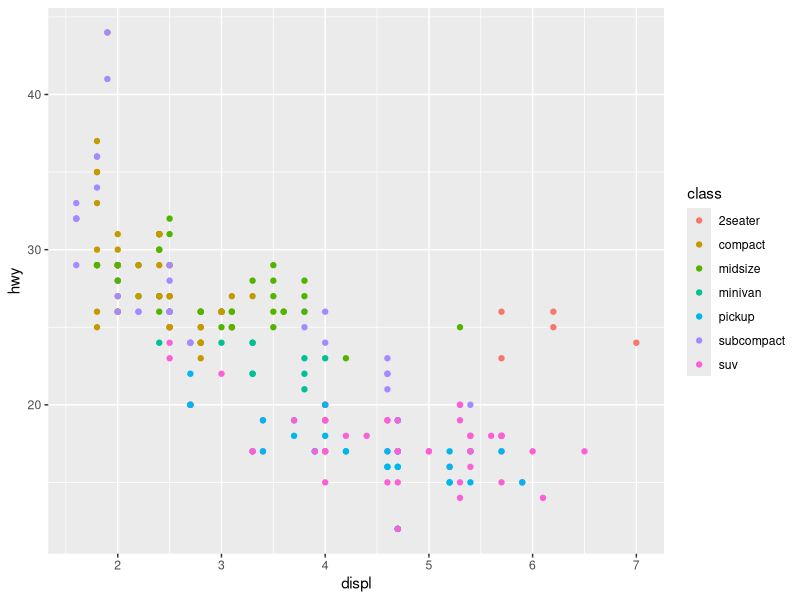
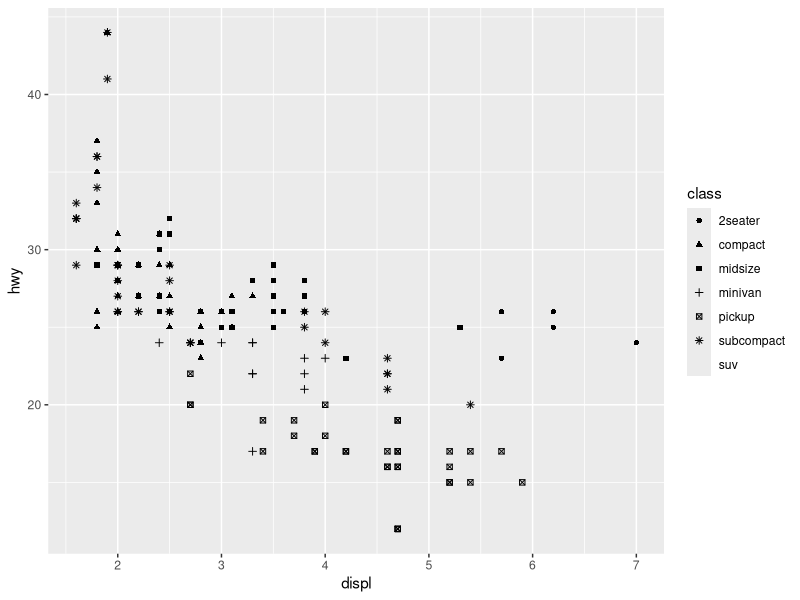
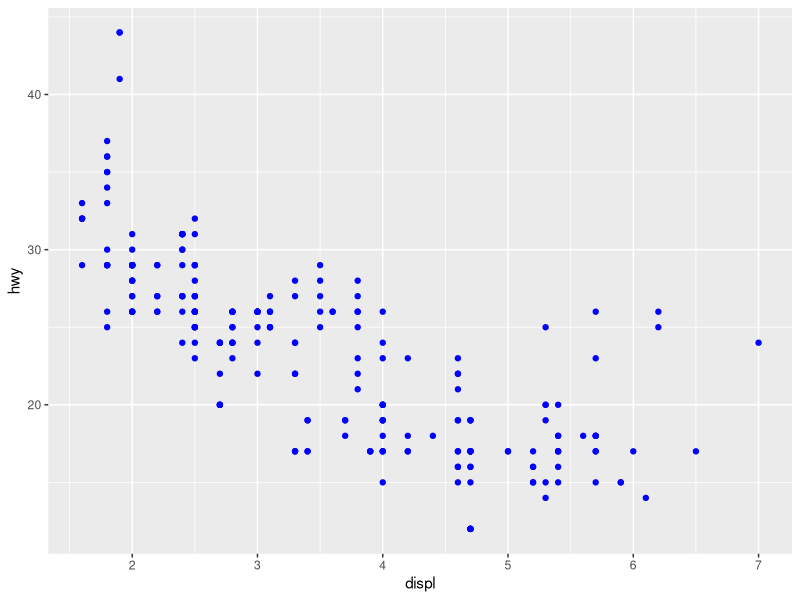
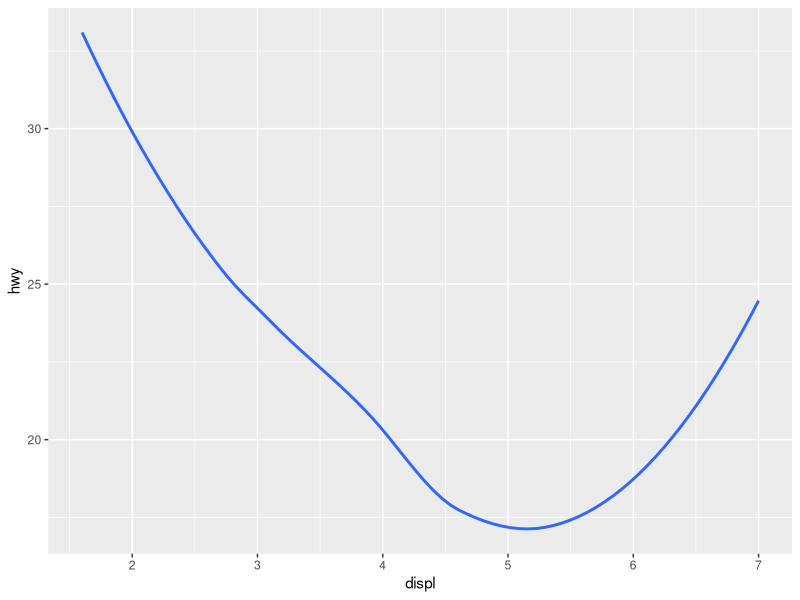
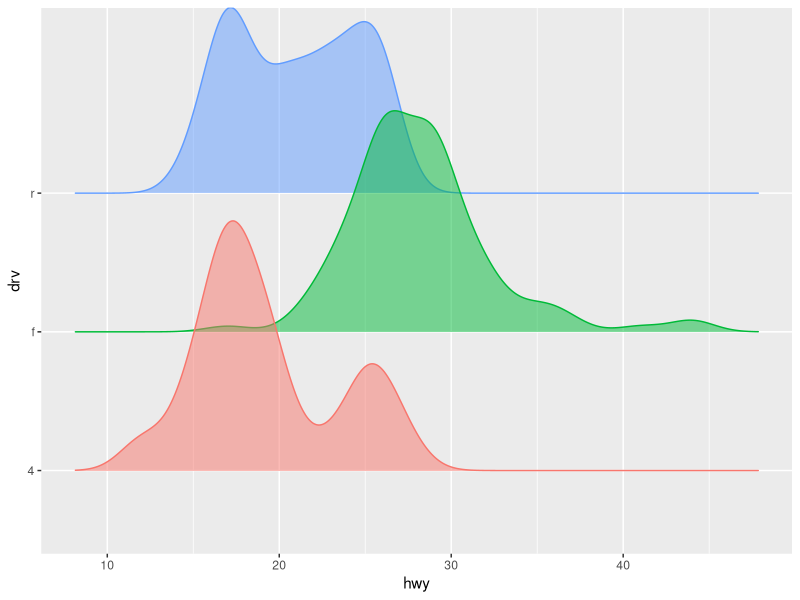

The R source for these figures, in order:
library(tidyverse)
library(ggridges)

ggplot(mpg, aes(x = displ, y = hwy, color = class)) + 
  geom_point()

ggplot(mpg, aes(x = displ, y = hwy, shape = class)) + 
  geom_point()


ggplot(mpg, aes(x = displ, y = hwy)) + 
  geom_point(color = "blue")

ggplot(mpg, aes(x = displ, y = hwy)) +
  geom_smooth(se = F)

ggplot(mpg, aes(x = hwy, y = drv, fill = drv, color = drv)) + 
  geom_density_ridges(alpha = 0.5, show.legend =  FALSE)

#scales = "free_y"








































